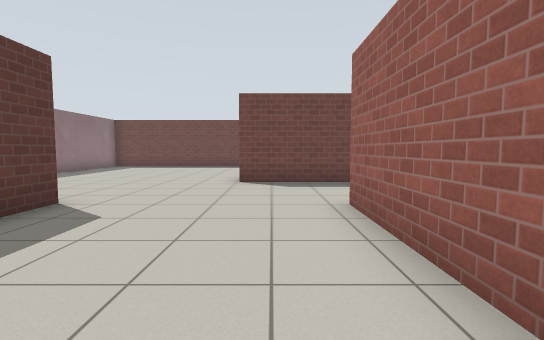
[1] (above)

18 first-person views from a walk through a Gazebo world. The camera is 0.94 m above the floor, tilts 4° down and sees 85° across. The lines on the ground mark 1 m squares. The floor is counted in squares, 1 m on a side. Each view is taken from the middle of a square. On the plan, view 1 faces up. The plan holds only what a view shows up to about 11 squares ahead; the rest is blank. Simple patterns stand in for the simulator's built-in surfaces.

[2]
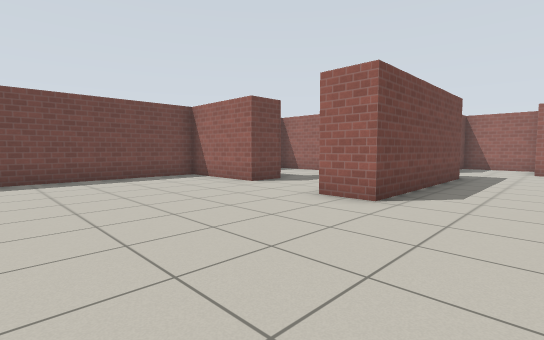

[3]
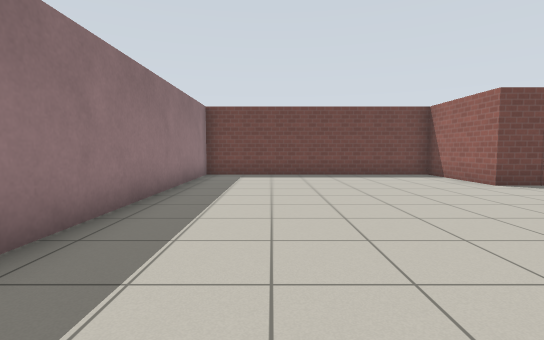

[4]
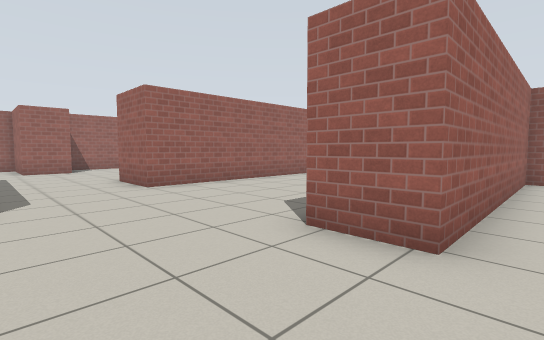

[5]
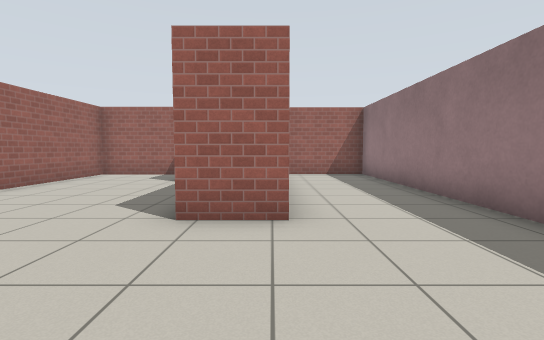

[6]
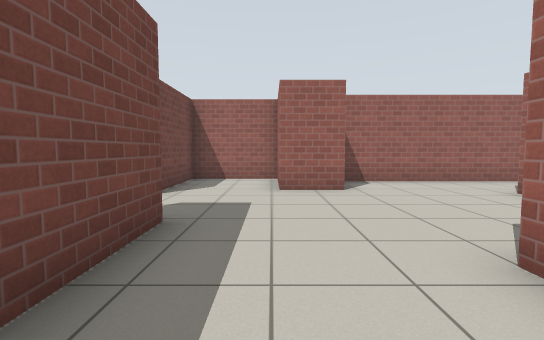

[7]
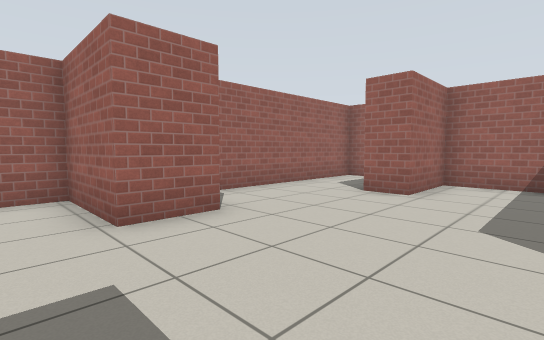

[8]
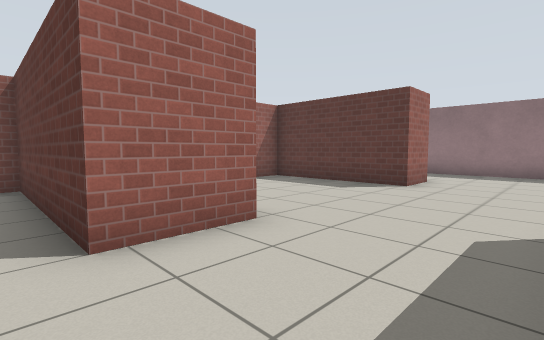

[9]
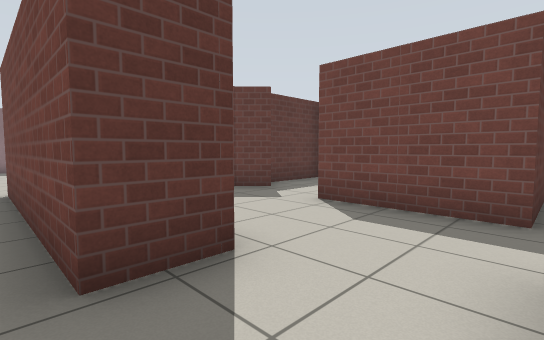

[10]
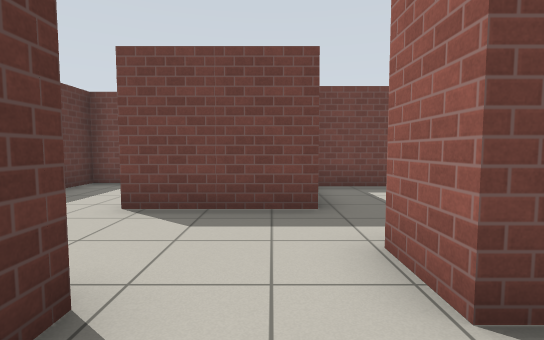

[11]
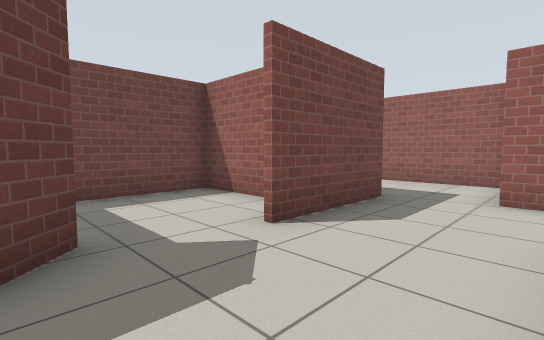

[12]
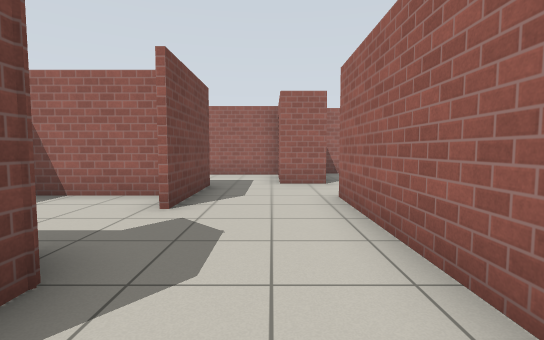

[13]
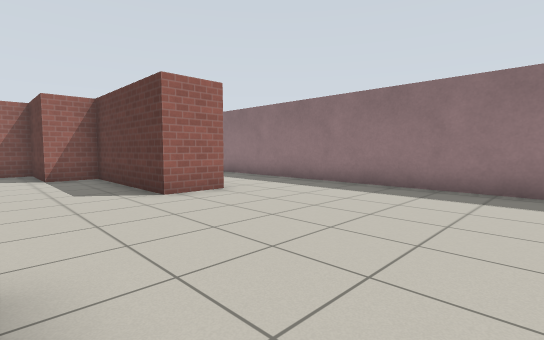

[14]
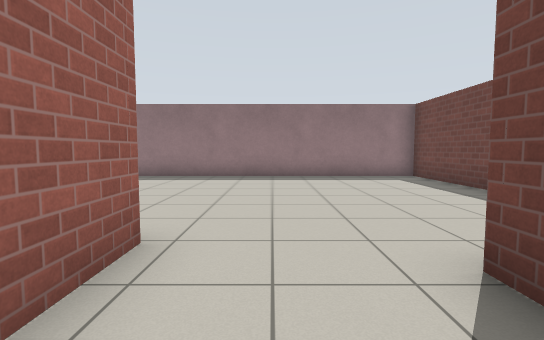

[15]
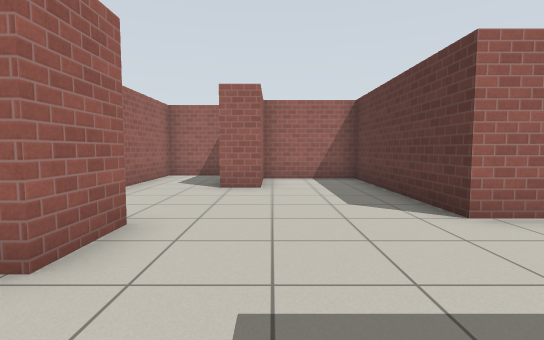

[16]
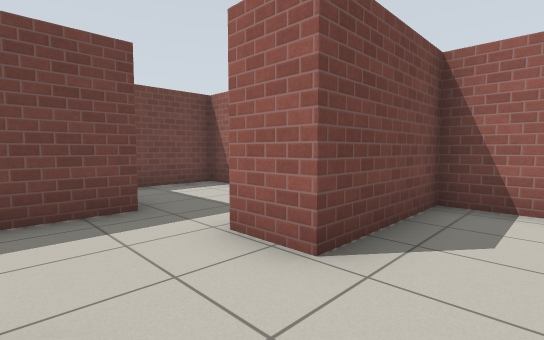

[17]
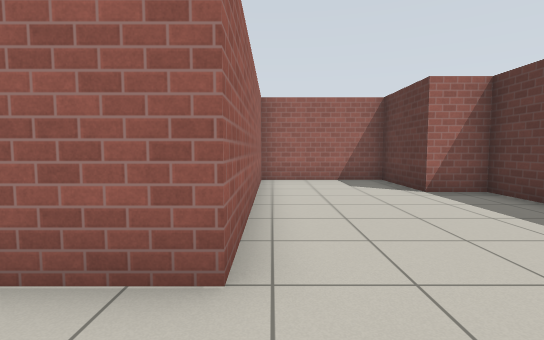

[18]
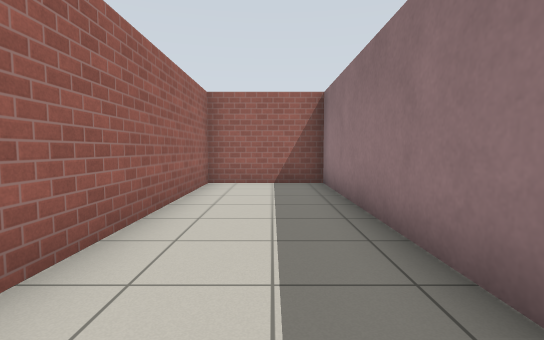

### Floor plan
Points are (right, up) in squares from view 1. A wall is a line through its corners. A room is listed if a view was taken in it or the views show most of it. See-through windows are left out.
Room 1 (views 1, 2, 3, 4, 5, 6, 7, 8, 9, 10, 11, 12, 13, 14, 15, 16, 17, 18)
walls: (-0.9, 8.4) (-0.9, 9.7) (4.8, 9.7) (4.8, 8.4) (-0.9, 8.4); (1.7, 13.3) (1, 12.6) (-0.2, 12.6) (-0.2, 16) (-8.4, 16) (-8.4, -2.1) (-5.2, -2.1) (-5.2, 5) (-3.7, 5) (-3.7, 0.5) (-2.4, 0.5) (-2.4, -2.1) (1.3, -2.1) (1.3, 5) (3.3, 5) (3.3, -0.6) (6.3, -0.6) (6.3, 1.8) (7.4, 1.8); (7.8, 5.3) (7.8, 6.8) (10.4, 6.8) (10.4, 9.5) (7.1, 9.5) (7.1, 10.8); (5, 13.3) (5, 16.2) (1, 16.2) (1, 13.9); (6.7, 12.6) (3.6, 12.6); (7.8, -1.6) (9.7, -1.6) (9.7, 4.9)
ways out: opening at (6, 12) to room 2
Room 2 (no view inside)
walls: (6.7, 14.7) (6.7, 12.6); (7.1, 10.8) (9.9, 10.8) (9.9, 15.5) (7.1, 15.5)
ways out: opening at (6, 12) to room 1

Where each view was taken, in squares from view 1:
view 1: 0 up, 0 right, facing up
view 2: 6 up, 6 left, facing up-right
view 3: 5 up, 6 left, facing up
view 4: 8 up, 6 left, facing down-right
view 5: 9 up, 5 left, facing down
view 6: 7 up, 1 right, facing right
view 7: 8 up, 4 right, facing down-right
view 8: 8 up, 4 right, facing down-left
view 9: 8 up, 7 right, facing up-left
view 10: 8 up, 6 right, facing up
view 11: 10 up, 1 right, facing up-right
view 12: 11 up, 1 left, facing right
view 13: 11 up, 1 left, facing down-left
view 14: 11 up, 2 right, facing left
view 15: 9 up, 6 right, facing down
view 16: 8 up, 5 right, facing up-right
view 17: 7 up, 1 right, facing down
view 18: 6 up, 7 left, facing down
